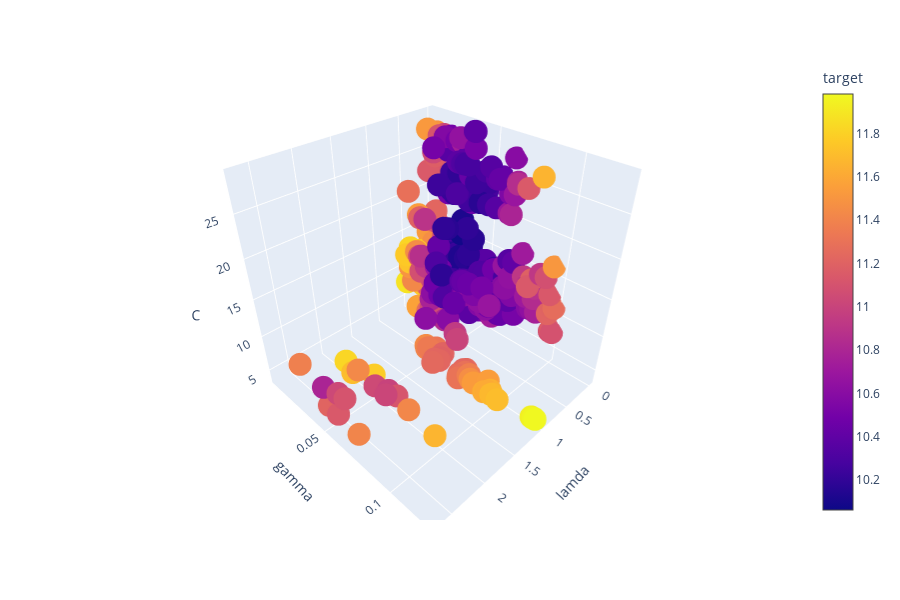

This figure's notebook cell:
### Code cell
px.scatter_3d(df2, x = "lamda", y = "gamma", z = "C", color = "target", hover_data = ["epsilon"])

### Figure 1 — Plotly figure (JSON) as saved in the notebook; plotly's stock layout.template omitted (floating-point values rounded to 4 significant figures; data arrays with more than 128 entries replaced by an {"elided": "..."} marker saying what was removed)
{"data": [{"customdata": {"elided": "619x1 float values"}, "hoverlabel": {"namelength": 0}, "hovertemplate": "lamda=%{x}<br>gamma=%{y}<br>C=%{z}<br>epsilon=%{customdata[0]}<br>target=%{marker.color}", "legendgroup": "", "marker": {"color": {"elided": "619 float values"}, "coloraxis": "coloraxis", "symbol": "circle"}, "mode": "markers", "name": "", "scene": "scene", "showlegend": false, "type": "scatter3d", "x": {"elided": "619 float values"}, "y": {"elided": "619 float values"}, "z": {"elided": "619 float values"}}], "layout": {"coloraxis": {"colorbar": {"title": {"text": "target"}}, "colorscale": [[0, "#0d0887"], [0.1111, "#46039f"], [0.2222, "#7201a8"], [0.3333, "#9c179e"], [0.4444, "#bd3786"], [0.5556, "#d8576b"], [0.6667, "#ed7953"], [0.7778, "#fb9f3a"], [0.8889, "#fdca26"], [1, "#f0f921"]]}, "height": 600, "legend": {"tracegroupgap": 0}, "margin": {"t": 60}, "scene": {"domain": {"x": [0, 0.98], "y": [0, 1]}, "xaxis": {"title": {"text": "lamda"}}, "yaxis": {"title": {"text": "gamma"}}, "zaxis": {"title": {"text": "C"}}}}}
